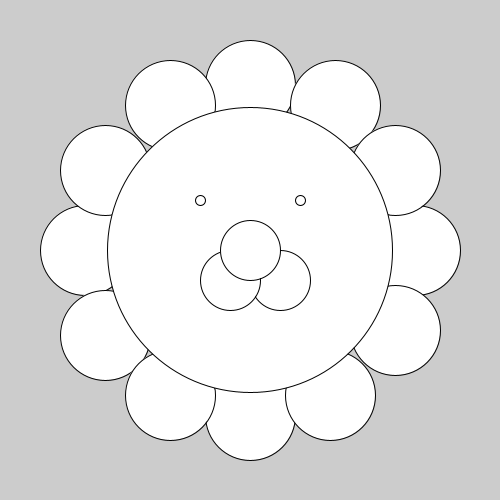
Frame 1 (no input)
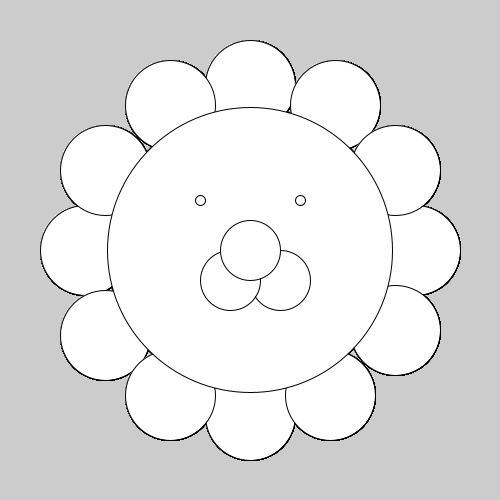
Frame 60 (the mouse pressed at the canvas centre just before this capture)
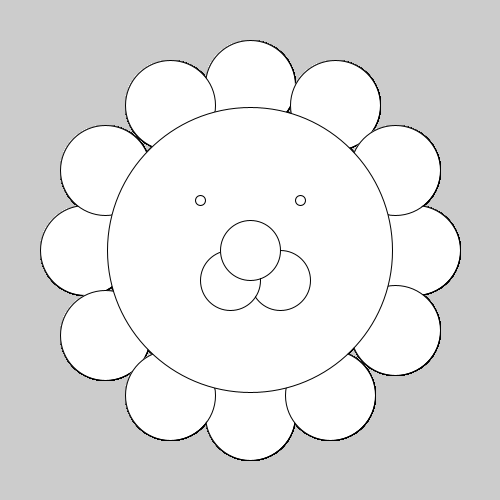
Frame 120 (the mouse held since frame 60 and released just before this capture)

The Processing sketch that drew these frames (run headless with seeded random() and noise(); from frame 60 on, the mouse is pressed at the canvas centre):

// Processing sketch: processing_76320
// ── processing_76320.pde

void setup(){
  size(500,500);
}
void draw(){
  
ellipse(250,85,90,90); //たてがみ
ellipse(250,415,90,90);
ellipse(85,250,90,90);
ellipse(415,250,90,90);
ellipse(170,105,90,90);
ellipse(330,395,90,90);
ellipse(105,170,90,90);
ellipse(395,330,90,90);
ellipse(335,105,90,90);
ellipse(395,170,90,90);
ellipse(105,335,90,90);
ellipse(170,395,90,90);
ellipse(250,250,285,285); //顔
ellipse(200,200,10,10); //目
ellipse(300,200,10,10);
ellipse(280,280,60,60); //鼻
ellipse(230,280,60,60);
ellipse(250,250,60,60);

}
